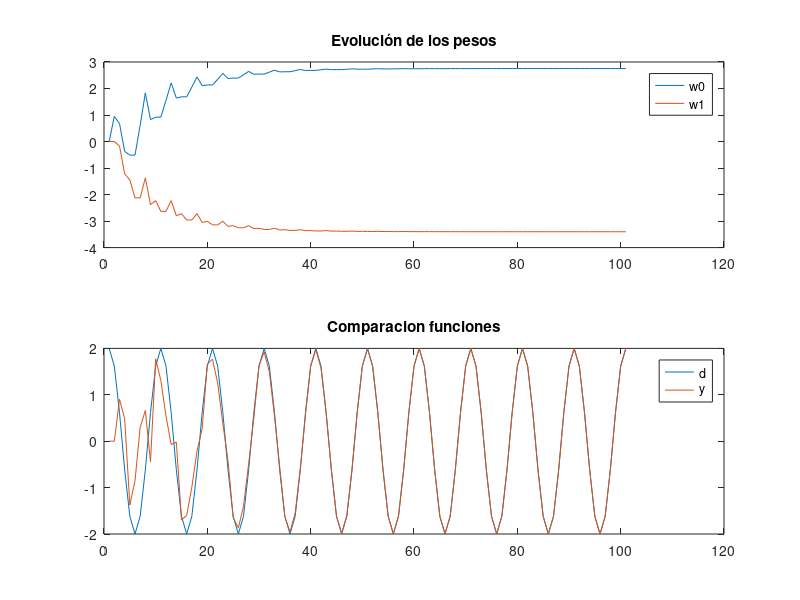

Write MATLAB code to recreate this figure.
%Ejercicio 1

% %Manual
% N=1000;
% k=0:0.1:100;
% frec = 10; %10hz
% w=2*pi*frec; %20pi rad/seg
% xk=sin((2*pi*k)/N);
% dk=2*cos((2*pi*k)/N);
% bk = [6 1.5]; 
% yk= bk'*xk;
% ek = yk-dk;
% mse =mean(ek.^2);

%plot(mse)

%Automatico
k=0:0.1:10;
N = length(k); % cantidad de muestras
x = sin(2*pi*k);       % entrada
d = 2*cos(2*pi*k); 
w0 = zeros(1, N);       
w1 = zeros(1, N);
y = zeros(1, N);
e = zeros(1, N);  
mu = 0.5;

for k = 2:N
    y(k) = w0(k-1)*x(k) + w1(k-1)*x(k-1);    % salida del filtro
    e(k) = d(k) - y(k);                      % error
    w0(k) = w0(k-1) + 2*mu*e(k)*x(k);        % actualizar peso 0
    w1(k) = w1(k-1) + 2*mu*e(k)*x(k-1);      % actualizar peso 1
end

figure(1)
subplot(2,1,1)
plot(w0); hold on; plot(w1); legend('w0','w1');
title('Evolución de los pesos');
hold off;
subplot(2,1,2)
plot(d); hold on; plot(y); legend('d','y');
title('Comparacion funciones');
hold off;